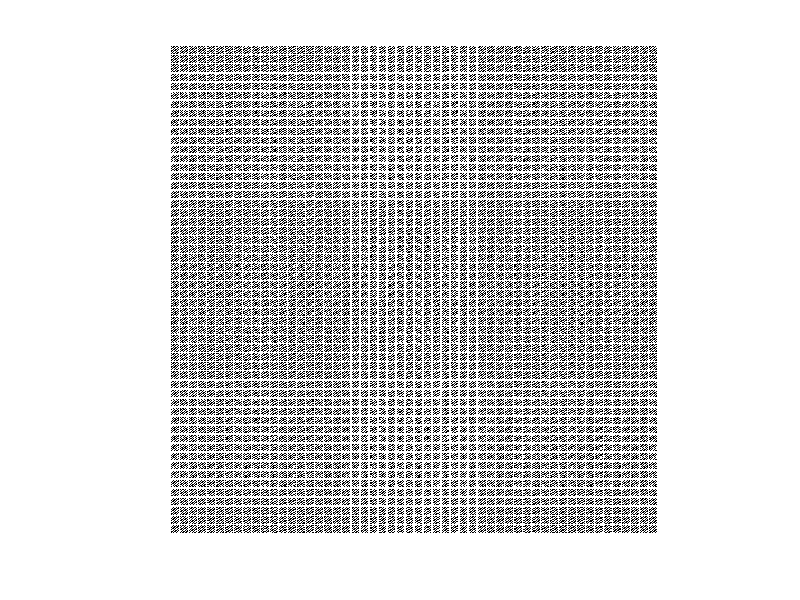

Reproduce this figure in MATLAB.
percentage = 0.5;
r = 1024;
c = 1024;
padX = 3;
padY = 3;
blockX = 16;
blockY = 16;

NBx = ceil( ( c - padX ) /  (blockX + padX) );
NBy = ceil( ( r - padY ) /  (blockY + padY) );

GW = NBx * blockX + (NBx+1) * padX;
GH = NBy * blockY + (NBy+1) * padY;
diffH = GH - r;
diffW = GW - c;
H = GH
W = GW



%s = strcat(num2str(r),'by', num2str(c))
path = '../textFiles/Pattern/';
patternString = [num2str(GH) 'by' num2str(GW) ]; %516by516

dirName = [num2str(H) 'by' num2str(W)];
dirName = strcat(path,dirName);
dirName = char(dirName);
mkdir(dirName);

path = strcat(path,patternString,'/'); % path = strcat(path,num2str(GH),'/')
dim = strcat(patternString,'/');
xString = [patternString 'Xcoord'];
yString = [patternString 'Ycoord'];
ext = [{'.txt'}];


patternFileName = strcat(path,patternString,ext);
patternFileName = char(patternFileName);
xFile = strcat(path, xString, ext);
xFile = char(xFile);
yFile = strcat(path,yString, ext);
yFile = char(yFile);
patternIdx = [patternString '_ptrnIdx'];
patternIdx = strcat(path,patternIdx,ext);
patternIdx = char(patternIdx);

patternInfo = '_patternInfo';
patternFile =strcat(path,patternString,patternInfo,ext);
patternFile = char(patternFile);

patternWithHolo = fopen(patternFileName, 'wt');
patternXcoords = fopen(xFile, 'wt');
patternYcoords = fopen(yFile, 'wt');
patternFileId = fopen(patternFile, 'wt');
patternLinIdx = fopen(patternIdx,'wt');

mask=zeros(H,W);
patternString = ones(H, W);
for col = 1:blockX+padX:blockX+padX %1:N+P:N+P
    patternString(:,col:col+padX-1) = 0; % (:,col:col+P-1) = 0;
end
for row = 1:blockY+padY:blockY+padY  % row = 1:N+P:N+P
    patternString(row:row+padY-1,:) = 0;
end
for col = blockX+padX+1:blockX+padX:c+diffW % N+P+1:N+P:c+4
    patternString(:,col:col+padX-1) = 0;
end
for row = blockY+padY+1:blockY+padY:r+diffH
    patternString(row:row+padY-1,:) = 0;
end




% imshow(patternString);
% title('Only 0 and 1');
%figure;
% Pixel Shuffling ------------------------------>>>   
% 0, 1, 1, 1, 2, 3, 4, 6, 9, 13, 19, 28, 41, 60, 88, 129, 189, 277, 406, 595, 872, 1278, 1873, 2745, 4023, 5896

G2=1278;
G1=1873;
inc=abs(G2-G1);
NUM=H*W*percentage;
pixCount = int64(NUM)
x=0;y=0;N=0;

counter = 1;
while N<NUM
    if and(x<W, y<H)
        mask(sub2ind(size(mask), y+1, x+1))=1;
        N=N+1;
    end
    x=mod(x+inc, G1);
    y=mod(y+inc, G2);
end

patternString = ~patternString;
tempMaskedImage = mask + patternString;
tempMaskedImage = logical(tempMaskedImage);

effectivePixel = sum(tempMaskedImage(:));
xCoords = zeros(effectivePixel,1);
yCoords = zeros(effectivePixel,1);
linCoords = zeros(effectivePixel,1);
info = [GW, GH, percentage*100, effectivePixel];
fprintf(patternFileId, '%d\n', effectivePixel);

imshow(tempMaskedImage);
tempMaskedImage = tempMaskedImage';
fprintf(patternWithHolo, '%d\n', tempMaskedImage);
counter = 1;
for i = 1:GH
    for j = 1:GW
        if(tempMaskedImage(j,i) == 1)
            local = (i-1)*GW+(j-1);
            linCoords(counter) = local;
            xCoords(counter) = j-1;
            yCoords(counter) = i-1;
            counter = counter + 1;
        end
    end
end
counter
fprintf(patternXcoords, '%d\n', xCoords);
fprintf(patternYcoords, '%d\n', yCoords);
fprintf(patternLinIdx, '%d\n', linCoords);
fclose('all');
